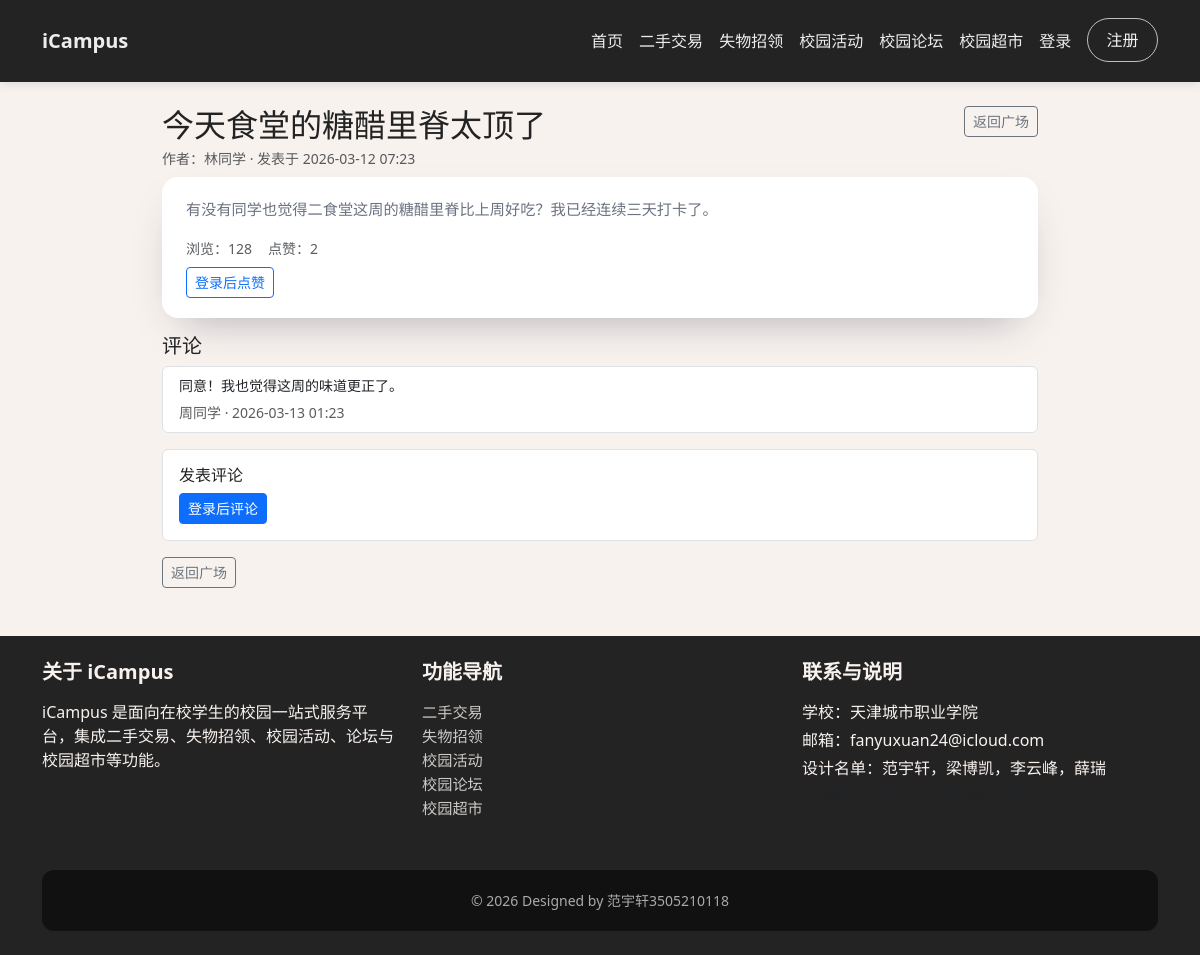
The app's page /forum/post.php?id=1 with its own data.
### tables this page shows
CREATE TABLE `posts` (
  `id` BIGINT UNSIGNED NOT NULL AUTO_INCREMENT,
  `user_id` BIGINT UNSIGNED NOT NULL COMMENT '发帖人',
  `title` VARCHAR(100) NOT NULL COMMENT '标题',
  `content` TEXT NOT NULL COMMENT '内容',
  `image_url` VARCHAR(255) DEFAULT NULL COMMENT '配图（可选）',
  `views` INT UNSIGNED NOT NULL DEFAULT 0 COMMENT '浏览量',
  `likes` INT UNSIGNED NOT NULL DEFAULT 0 COMMENT '点赞数',
  `is_top` TINYINT(1) NOT NULL DEFAULT 0 COMMENT '是否置顶',
  `status` TINYINT(1) NOT NULL DEFAULT 1 COMMENT '状态：1正常 0删除/屏蔽',
  `created_at` DATETIME NOT NULL DEFAULT CURRENT_TIMESTAMP,
  `updated_at` DATETIME NOT NULL DEFAULT CURRENT_TIMESTAMP ON UPDATE CURRENT_TIMESTAMP,
  PRIMARY KEY (`id`),
  KEY `idx_posts_user_id` (`user_id`),
  KEY `idx_posts_created_at` (`created_at`),
  KEY `idx_posts_hot` (`likes`,`views`,`created_at`),
  CONSTRAINT `fk_posts_user` FOREIGN KEY (`user_id`) REFERENCES `users` (`id`)
    ON DELETE CASCADE ON UPDATE CASCADE
);

CREATE TABLE `users` (
  `id` BIGINT UNSIGNED NOT NULL AUTO_INCREMENT,
  `username` VARCHAR(50) NOT NULL COMMENT '登录用户名（学号/自定义）',
  `password` VARCHAR(100) NOT NULL COMMENT 'bcrypt 加密密码',
  `name` VARCHAR(50) DEFAULT NULL COMMENT '姓名',
  `student_id` VARCHAR(20) DEFAULT NULL COMMENT '学号',
  `phone` VARCHAR(20) DEFAULT NULL COMMENT '手机号',
  `avatar` VARCHAR(255) DEFAULT NULL COMMENT '头像地址',
  `role` ENUM('user','admin') NOT NULL DEFAULT 'user' COMMENT '角色',
  `status` TINYINT(1) NOT NULL DEFAULT 1 COMMENT '状态：1正常 0禁用',
  `created_at` DATETIME NOT NULL DEFAULT CURRENT_TIMESTAMP,
  `updated_at` DATETIME NOT NULL DEFAULT CURRENT_TIMESTAMP ON UPDATE CURRENT_TIMESTAMP,
  PRIMARY KEY (`id`),
  UNIQUE KEY `uk_users_username` (`username`),
  KEY `idx_users_student_id` (`student_id`),
  KEY `idx_users_phone` (`phone`)
);

CREATE TABLE `comments` (
  `id` BIGINT UNSIGNED NOT NULL AUTO_INCREMENT,
  `post_id` BIGINT UNSIGNED NOT NULL,
  `user_id` BIGINT UNSIGNED NOT NULL,
  `content` TEXT NOT NULL,
  `status` TINYINT(1) NOT NULL DEFAULT 1 COMMENT '状态：1正常 0删除/屏蔽',
  `created_at` DATETIME NOT NULL DEFAULT CURRENT_TIMESTAMP,
  PRIMARY KEY (`id`),
  KEY `idx_comments_post_id` (`post_id`),
  KEY `idx_comments_user_id` (`user_id`),
  CONSTRAINT `fk_comments_post` FOREIGN KEY (`post_id`) REFERENCES `posts` (`id`)
    ON DELETE CASCADE ON UPDATE CASCADE,
  CONSTRAINT `fk_comments_user` FOREIGN KEY (`user_id`) REFERENCES `users` (`id`)
    ON DELETE CASCADE ON UPDATE CASCADE
);

### config/database.php (called while the page is built, shortened)
<?php
class Database
{
    private static ?Database $instance = null;
    private ?PDO $pdo = null;
    private function __construct()
    {
        $host = getenv('ICAMPUS_DB_HOST') ?: 'localhost';
        $dbname = getenv('ICAMPUS_DB_NAME') ?: 'icampus';
        $user = getenv('ICAMPUS_DB_USER') ?: 'icampus';
        $pass = getenv('ICAMPUS_DB_PASS') ?: 'aAXsDm2P8LCEzAWB';
        $charset = 'utf8mb4';
        $dsn = "mysql:host={$host};dbname={$dbname};charset={$charset}";
        try {
            $this->pdo = new PDO($dsn, $user, $pass, [
                PDO::ATTR_ERRMODE => PDO::ERRMODE_EXCEPTION,
                PDO::ATTR_DEFAULT_FETCH_MODE => PDO::FETCH_ASSOC,
            ]);
        } catch (PDOException $e) {
            $this->pdo = null;
        }
    }
    public static function getInstance(): Database
    {
        if (self::$instance === null) {
            self::$instance = new self();
        }
        return self::$instance;
    }
    public function query(string $sql, array $params = []): array
    {
        $stmt = $this->pdo->prepare($sql);
        $stmt->execute($params);
        return $stmt->fetchAll();
    }
    public function queryOne(string $sql, array $params = []): ?array
    {
        $rows = $this->query($sql, $params);
        return $rows[0] ?? null;
    }
    public function execute(string $sql, array $params = []): int
    {
        $stmt = $this->pdo->prepare($sql);
        $stmt->execute($params);
        return $stmt->rowCount();
    }
}

### includes/functions.php (called while the page is built, shortened)
<?php
require_once __DIR__ . '/../config/database.php';
function h(?string $value): string
{
    return htmlspecialchars($value ?? '', ENT_QUOTES, 'UTF-8');
}
function isLoggedIn(): bool
{
    return !empty($_SESSION['user_id']);
}

### forum/post.php (the view, shortened to what this page needs)
<?php
require_once __DIR__ . '/../config/database.php';
require_once __DIR__ . '/../includes/functions.php';
$db = Database::getInstance();
$id = isset($_GET['id']) ? (int)$_GET['id'] : 0;
$post = null;
$comments = [];
if ($id > 0 && $db->isAvailable()) {
    $db->execute("UPDATE posts SET views = views + 1 WHERE id = :id LIMIT 1", ['id' => $id]);
    $post = $db->queryOne(
        "SELECT p.*, u.name AS user_name, u.username
         FROM posts p
         JOIN users u ON u.id = p.user_id
         WHERE p.id = :id AND p.status = 1
         LIMIT 1",
        ['id' => $id]
    );
    if ($post) {
        $comments = $db->query(
            "SELECT c.*, u.name AS user_name, u.username
             FROM comments c
             JOIN users u ON u.id = c.user_id
             WHERE c.post_id = :pid AND c.status = 1
             ORDER BY c.created_at ASC",
            ['pid' => $id]
        );
    }
}
include __DIR__ . '/../includes/header.php';
?>
<div class="container" style="max-width: 900px;">
    <?php if (!$post): ?>
        <h2 class="mb-3 mt-3">帖子详情</h2>
        <div class="alert alert-warning small">未找到该帖子。</div>
    <?php else: ?>
        <div class="rowFlexBetweenTop mtTop3x mbBottom2x">
            <div>
                <h2 class="mb-1"><?php echo h($post['title'] ?? '帖子详情'); ?></h2>
                <div class="small text-muted">
                    作者：<?= h(($post['user_name'] ?? '') !== '' ? ($post['user_name'] ?? '') : ($post['username'] ?? '')) ?> ·
                    发表于 <?= h(substr((string)($post['created_at'] ?? ''), 0, 16)); ?>
                </div>
            </div>
            <div class="rowFlexSimple gapSmall2x">
                <a href="/forum/index.php" class="btn btn-outline-secondary btn-sm">返回广场</a>
            </div>
        </div>
        <div class="homeInfoCardBox bg-white mb-3">
            <p class="homeInfoCardText">
                <?php echo nl2br(h($post['content'] ?? '')); ?>
            </p>
            <div class="d-flex gap-3 small text-muted">
                <span>浏览：<?= h((string)($post['views'] ?? 0)) ?></span>
                <span>点赞：<?= h((string)($post['likes'] ?? 0)) ?></span>
            </div>
            <div class="mt-2">
                <?php if (!isLoggedIn()): ?>
                    <a class="btn btn-outline-primary btn-sm" href="/login.php">登录后点赞</a>
                <?php endif; ?>
            </div>
        </div>
        <h5 class="mb-2">评论</h5>
        <?php if (empty($comments)): ?>
            <div class="alert alert-info small">还没有评论。</div>
        <?php else: ?>
            <ul class="list-group mb-3">
                <?php foreach ($comments as $c): ?>
                    <li class="list-group-item">
                        <div class="d-flex justify-content-between align-items-start gap-2">
                            <div style="flex:1;">
                                <p class="mb-1 small"><?php echo nl2br(h($c['content'] ?? '')); ?></p>
                                <small class="text-muted">
                                    <?= h(($c['user_name'] ?? '') !== '' ? ($c['user_name'] ?? '') : ($c['username'] ?? '')) ?>
                                    · <?= h(substr((string)($c['created_at'] ?? ''), 0, 16)); ?>
                                </small>
                            </div>
                        </div>
                    </li>
                <?php endforeach; ?>
            </ul>
        <?php endif; ?>
        <div class="border rounded p-3 bg-white mb-3">
            <h6 class="mb-2">发表评论</h6>
            <?php if (!isLoggedIn()): ?>
                <a class="btn btn-primary btn-sm" href="/login.php">登录后评论</a>
            <?php endif; ?>
        </div>
        <a href="/forum/index.php" class="btn btn-outline-secondary btn-sm">返回广场</a>
    <?php endif; ?>
</div>
<?php include __DIR__ . '/../includes/footer.php'; ?>

### css/style.css (style rules this page uses)
body { font-family: system-ui, -apple-system, BlinkMacSystemFont, "Segoe UI", sans-serif; background-color: #f8f2ef; color: #232323; }
.rowFlexSimple { display: flex; }
.rowFlexBetweenTop { display: flex; justify-content: space-between; align-items: flex-start; }
.gapSmall2x { gap: 0.5rem; }
.mtTop3x { margin-top: 1rem; }
.mbBottom2x { margin-bottom: 0.5rem; }
.homeInfoCardBox { background-color: #ffffff; border-radius: 16px; padding: 20px 24px; box-shadow: 0 18px 45px -20px rgba(15, 23, 42, 0.35); overflow: hidden; }
.homeInfoCardText { color: #6b7280; font-size: 0.95rem; line-height: 1.6; }
.homeInfoCardBox { transition: transform 0.18s ease, box-shadow 0.18s ease; }

### records on screen
posts: title "今天食堂的糖醋里脊太顶了", user.name "林同学", created_at "2026-03-12 07:23", content "有没有同学也觉得二食堂这周的糖醋里脊比上周好吃？我已经连续三天打卡了。", views "128", likes "2"
comments: content "同意！我也觉得这周的味道更正了。", user.name "周同学", created_at "2026-03-13 01:23"
